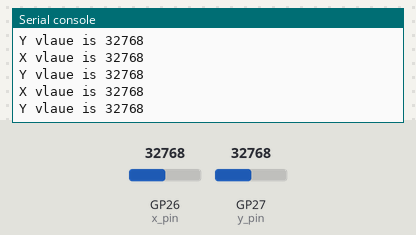
Recording of a program running on a simulated Raspberry Pi Pico running MicroPython. Parts: the last lines printed to the serial console. The test bench sets the inputs (shaded band); at power-on: GP26 (x_pin) = 32768, GP27 (y_pin) = 32768 (analog values on the 0–65535 scale).

Above: at 1.2 s.
1.3 s: GP26 (x_pin) set to 45874
At 1.9 s:
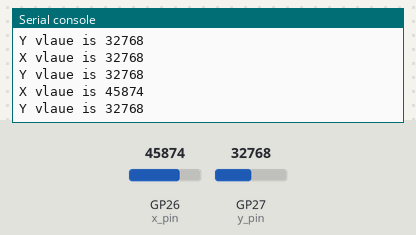
2.8 s: GP27 (y_pin) set to 45874
At 3.4 s:
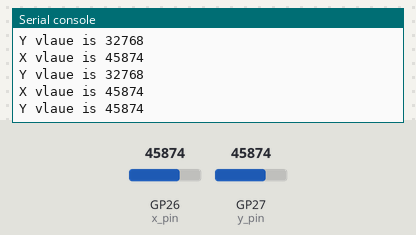
4.3 s: GP26 (x_pin) set to 57670
At 4.9 s:
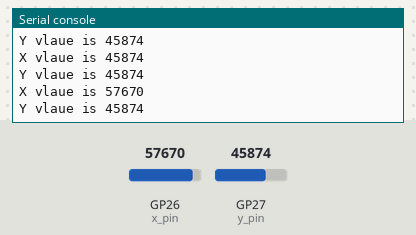
5.8 s: GP27 (y_pin) set to 57670
At 6.4 s:
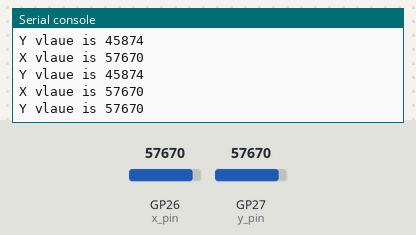
Timing chart, 0 to 8.3 s (numbered marks = the images above; inputs shaded):
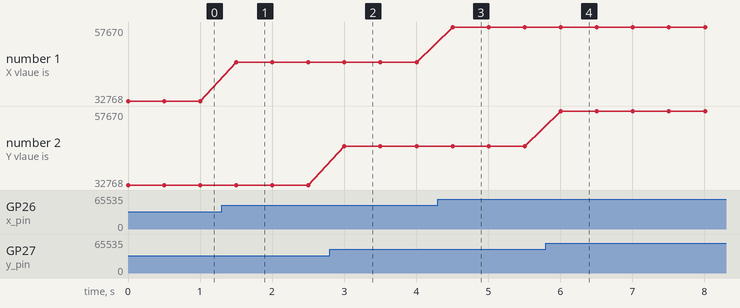

The program:

joystick_example.py
```python
from machine import Pin, ADC
import utime

x_pin = ADC(26)
y_pin = ADC(27)
b_pin = Pin(22, Pin.IN, Pin.PULL_DOWN)

while True:
    print("X vlaue is {}".format(x_pin.read_u16()))
    print("Y vlaue is {}".format(y_pin.read_u16()))
    if b_pin==1:
        print("button pressed")
    utime.sleep(0.5)
```

Measured:
- after the input at 1.3 s, the serial console: prints a new line after 0.20 s (image 1)
- after the input at 2.8 s, the serial console: prints a new line after 0.20 s (image 2)
- after the input at 4.3 s, the serial console: prints a new line after 0.21 s (image 3)
- after the input at 5.8 s, the serial console: prints a new line after 0.21 s (image 4)
- plotted number 1: 32768 → 45874 after the input at 1.3 s, 45874 → 57670 after the input at 4.3 s
